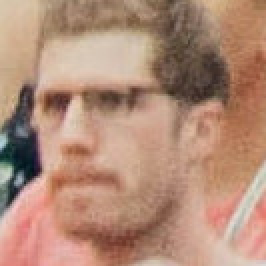
//> input picture PDI/momentos/pessoa.jpg, 133 x 133 px (shown 2 times larger)
$ ./momentosregioes pessoa.jpg aprox.png   (built with g++ and OpenCV 4)
//> lines starting //> are read from the running program, lines starting //| are printed output that depends on the picture; after the words box and inside, x2 and y2 are one past the last pixel; in counts of white or black regions, pixels touching at a corner belong together
#include <iostream>
#include <vector>
#include <cmath>
#include <opencv2/opencv.hpp>

int main(int argc, char* argv[]) {
  double huMoments1[7], huMoments2[7], dist=0, bestdist=10000000;

  cv::Mat image1 = cv::imread(argv[1], cv::IMREAD_GRAYSCALE);
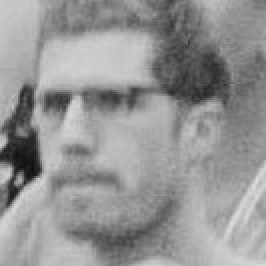
//> image1: 133 rows x 133 cols, CV_8UC1 (shown 2 times larger); min 14, max 220, mean 148.7
  cv::Mat image2 = cv::imread(argv[2], cv::IMREAD_GRAYSCALE);
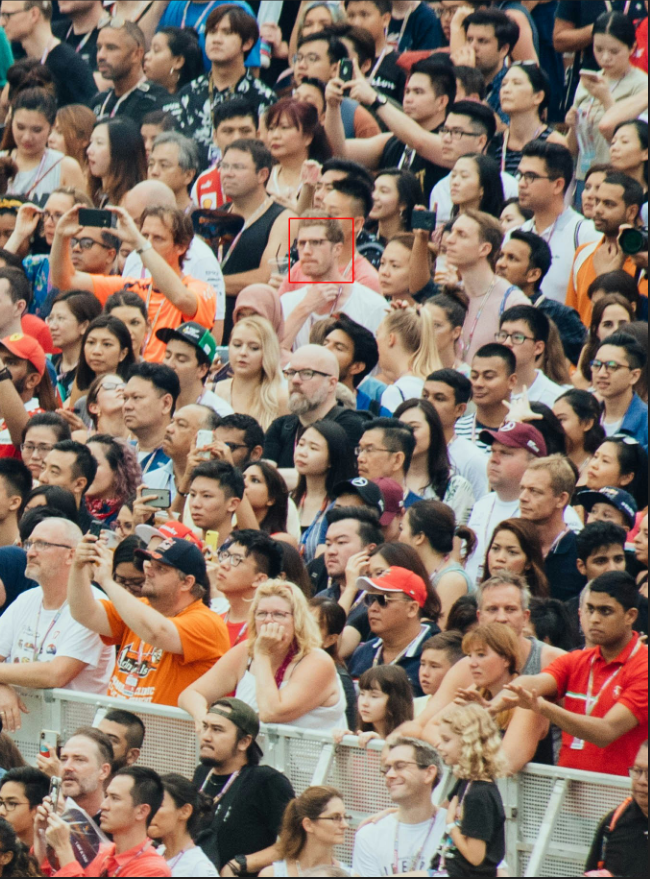
//> input picture PDI/momentos/aprox.png, 650 x 879 px
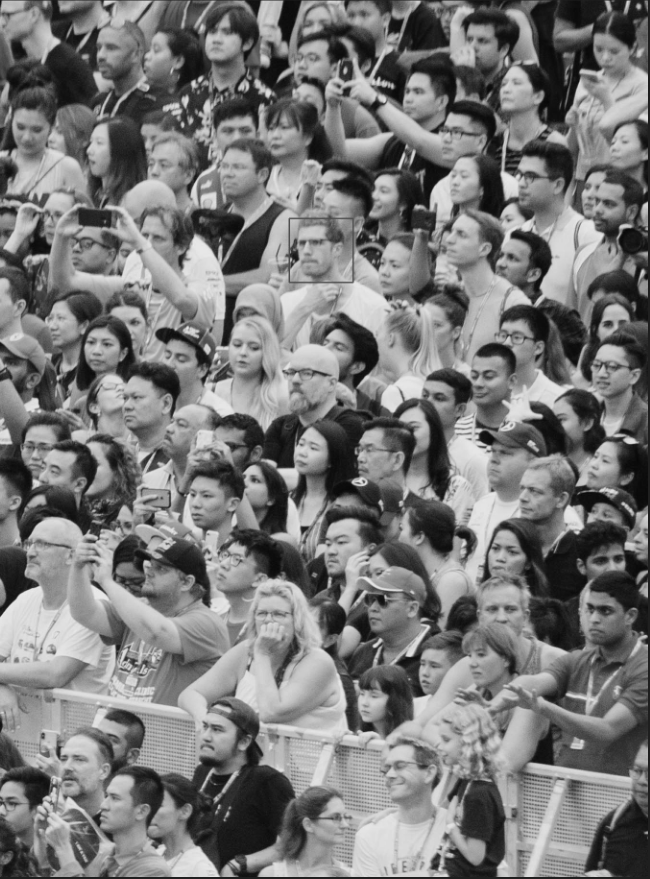
//> image2: 879 rows x 650 cols, CV_8UC1; min 6, max 235, mean 120.3
  cv::Mat resultado = cv::imread(argv[2], cv::IMREAD_COLOR);
//> resultado is the input picture: 879 rows x 650 cols, CV_8UC3; mean B, G, R 103.7, 116.3, 136.1
  int i=0, j=0, k=0, l=0, c=0;
  int w1 = image1.cols, h1 = image1.rows, w2 = image2.cols, h2 = image2.rows;
//> w1 = 133; h1 = 133; w2 = 650; h2 = 879

  cv::Moments moment1 = cv::moments(image1, false);
//> moment1 = moments, m00 2630440, centre m10/m00, m01/m00 = (65.18, 67.61)

  cv::HuMoments(moment1, huMoments1);
//> huMoments1 = [0.00114, 7.49e-09, 4.71e-12, 5.94e-13, -9.88e-25, -5.01e-17, -1.01e-25]
  for ( i = 0; i < 7; i++) {
        huMoments1[i] = -1 * std::copysign(1.0, huMoments1[i]) * log10(abs(huMoments1[i]));
    }

  for(i=0; i <= w2-w1; i++){
    for(j=0; j <= h2-h1; j++){
        cv::Rect roi(i, j, w1, h1);
        cv::Mat regiao = image2(roi);
        cv::Moments moment2 = cv::moments(regiao, false);
        cv::HuMoments(moment2, huMoments2);
        for (k = 0; k < 7; k++) {
        huMoments2[k] = -1 * std::copysign(1.0, huMoments2[k]) * log10(abs(huMoments2[k]));
        }
        dist = 0;
        for(k=0; k<7; k++){
            dist += abs(huMoments1[k]-huMoments2[k]);
        }
        if(dist < bestdist){
            bestdist = dist;
            c=i;
            l=j;
        }
    }
  }
//> this loop made 518 passes
//> (huMoments2, dist, bestdist, c, l) on passes 1 to 3: ([2.9, 8.14, 10.86, 11.41, -22.93, -15.48, 22.59], 50.81, 1.99, 0, 294), ([2.9, 8.11, 10.91, 11.46, -23.01, -15.52, 22.7], 50.72, 1.99, 0, 294), ([2.9, 8.07, 10.96, 11.52, -23.1, -15.55, 22.8], 50.63, 1.99, 0, 294)
//> after the loop, huMoments2 = [2.91, 7.21, 9.91, 10.57, 20.83, 14.62, -21.25]; dist = 83.54; bestdist = 0.691; c = 232; l = 251

  cv::rectangle(resultado, cv::Point(c, l), cv::Point(c + w1, l + h1), cv::Scalar(0, 0, 255), 2);
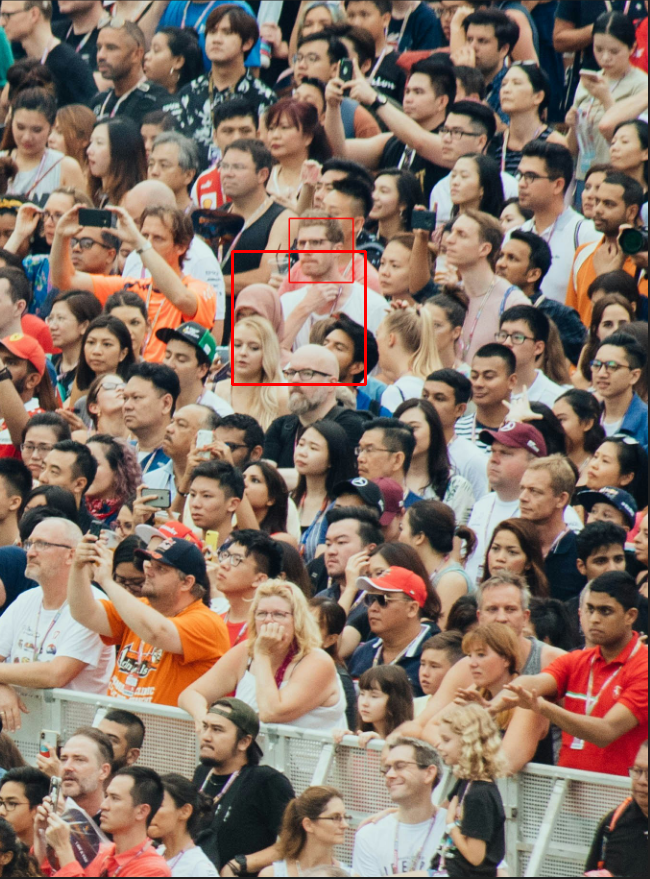
//> resultado: 879 rows x 650 cols, CV_8UC3; 0.28% of pixels changed, all inside (x1, y1, x2, y2) = (231, 250, 367, 386)

  cv::imshow("Imagem", image1);
  cv::imshow("Imagem Resultado", resultado);
  cv::imwrite("ImagemResultado.jpg", resultado);
  cv::waitKey(0);

  return 0;
}
